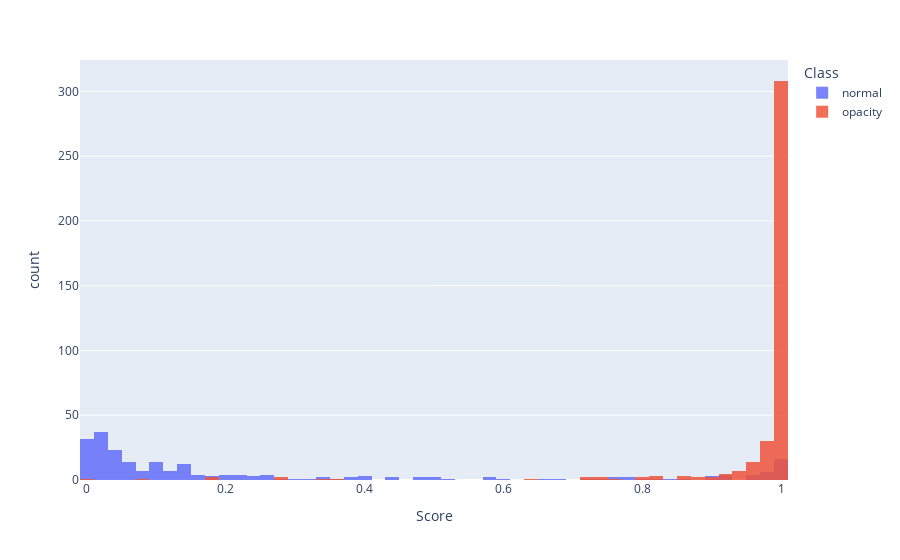

Source (notebook cell):
### Code cell
fig = px.histogram(distribution_df, x='Score', color='Class', nbins=50)
fig.update_layout(barmode='overlay')
fig.update_traces(opacity=0.85)

### Figure 1 — Plotly figure (JSON) as saved in the notebook; plotly's stock layout.template omitted (floating-point values rounded to 4 significant figures; data arrays with more than 128 entries replaced by an {"elided": "..."} marker saying what was removed)
{"data": [{"bingroup": "x", "hovertemplate": "Class=normal<br>Score=%{x}<br>count=%{y}<extra></extra>", "legendgroup": "normal", "marker": {"color": "#636efa", "pattern": {"shape": ""}}, "name": "normal", "nbinsx": 50, "opacity": 0.85, "orientation": "v", "showlegend": true, "type": "histogram", "x": {"elided": "234 float values"}, "xaxis": "x", "yaxis": "y"}, {"bingroup": "x", "hovertemplate": "Class=opacity<br>Score=%{x}<br>count=%{y}<extra></extra>", "legendgroup": "opacity", "marker": {"color": "#EF553B", "pattern": {"shape": ""}}, "name": "opacity", "nbinsx": 50, "opacity": 0.85, "orientation": "v", "showlegend": true, "type": "histogram", "x": {"elided": "390 float values"}, "xaxis": "x", "yaxis": "y"}], "layout": {"barmode": "overlay", "legend": {"title": {"text": "Class"}, "tracegroupgap": 0}, "margin": {"t": 60}, "xaxis": {"anchor": "y", "domain": [0, 1], "title": {"text": "Score"}}, "yaxis": {"anchor": "x", "domain": [0, 1], "title": {"text": "count"}}}}
